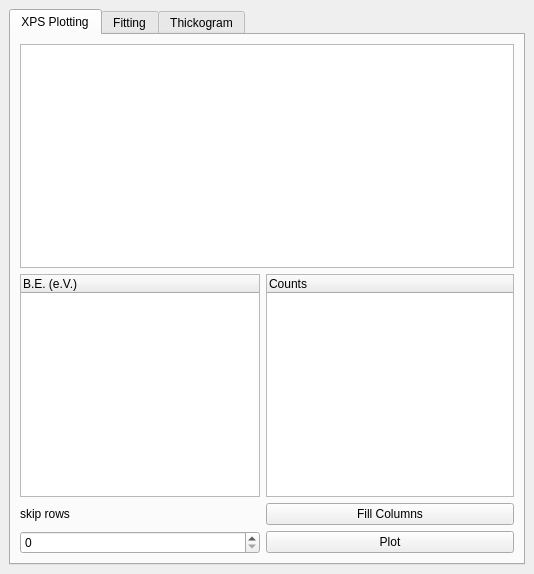
<?xml version="1.0" encoding="UTF-8"?>
<ui version="4.0">
 <class>DockWidget</class>
 <widget class="QDockWidget" name="DockWidget">
  <property name="geometry">
   <rect>
    <x>0</x>
    <y>0</y>
    <width>534</width>
    <height>574</height>
   </rect>
  </property>
  <property name="windowTitle">
   <string>XPS</string>
  </property>
  <widget class="QWidget" name="dockWidgetContents">
   <layout class="QGridLayout" name="gridLayout_7">
    <item row="1" column="0" colspan="4">
     <widget class="QTabWidget" name="tabWidget">
      <property name="currentIndex">
       <number>0</number>
      </property>
      <widget class="QWidget" name="tab">
       <attribute name="title">
        <string>XPS Plotting</string>
       </attribute>
       <layout class="QGridLayout" name="gridLayout">
        <item row="3" column="2">
         <widget class="QPushButton" name="plot_pb">
          <property name="text">
           <string>Plot</string>
          </property>
         </widget>
        </item>
        <item row="1" column="2">
         <widget class="QTreeWidget" name="tw_y">
          <column>
           <property name="text">
            <string>Counts</string>
           </property>
          </column>
         </widget>
        </item>
        <item row="2" column="2">
         <widget class="QPushButton" name="fill_cols_pb">
          <property name="text">
           <string>Fill Columns</string>
          </property>
         </widget>
        </item>
        <item row="0" column="0" colspan="3">
         <widget class="QTreeView" name="XPS_treeView">
          <property name="maximumSize">
           <size>
            <width>1000</width>
            <height>16777215</height>
           </size>
          </property>
         </widget>
        </item>
        <item row="1" column="0" colspan="2">
         <widget class="QTreeWidget" name="tw_x">
          <column>
           <property name="text">
            <string>B.E. (e.V.)</string>
           </property>
          </column>
         </widget>
        </item>
        <item row="3" column="0" colspan="2">
         <widget class="QSpinBox" name="skip_rows_sb"/>
        </item>
        <item row="2" column="0" colspan="2">
         <widget class="QLabel" name="label_2">
          <property name="text">
           <string>skip rows</string>
          </property>
         </widget>
        </item>
       </layout>
      </widget>
      <widget class="QWidget" name="tab_13">
       <attribute name="title">
        <string>Fitting</string>
       </attribute>
       <layout class="QGridLayout" name="gridLayout_8">
        <item row="3" column="3">
         <widget class="QLabel" name="label">
          <property name="text">
           <string>Offset</string>
          </property>
         </widget>
        </item>
        <item row="7" column="4">
         <widget class="QPushButton" name="fit_pb">
          <property name="maximumSize">
           <size>
            <width>16777215</width>
            <height>16777215</height>
           </size>
          </property>
          <property name="text">
           <string>Fit</string>
          </property>
         </widget>
        </item>
        <item row="3" column="1">
         <widget class="QSpinBox" name="num_peaks_sb">
          <property name="maximumSize">
           <size>
            <width>80</width>
            <height>16777215</height>
           </size>
          </property>
          <property name="minimum">
           <number>1</number>
          </property>
         </widget>
        </item>
        <item row="6" column="0" colspan="5">
         <widget class="QTextEdit" name="fit_report_TE"/>
        </item>
        <item row="3" column="2">
         <widget class="QComboBox" name="fit_shape_cb">
          <item>
           <property name="text">
            <string>Voigt</string>
           </property>
          </item>
          <item>
           <property name="text">
            <string>Gaussian</string>
           </property>
          </item>
          <item>
           <property name="text">
            <string>Lorentz</string>
           </property>
          </item>
         </widget>
        </item>
        <item row="3" column="0">
         <widget class="QLabel" name="label_44">
          <property name="maximumSize">
           <size>
            <width>80</width>
            <height>16777215</height>
           </size>
          </property>
          <property name="text">
           <string>Num of Peaks</string>
          </property>
         </widget>
        </item>
        <item row="5" column="0" colspan="5">
         <widget class="QTableWidget" name="tableWidget">
          <property name="rowCount">
           <number>10</number>
          </property>
          <property name="columnCount">
           <number>5</number>
          </property>
          <row>
           <property name="text">
            <string>Amp</string>
           </property>
          </row>
          <row>
           <property name="text">
            <string>Amp Low</string>
           </property>
          </row>
          <row>
           <property name="text">
            <string>Amp High</string>
           </property>
          </row>
          <row>
           <property name="text">
            <string>Cen</string>
           </property>
          </row>
          <row>
           <property name="text">
            <string>Cen Low</string>
           </property>
          </row>
          <row>
           <property name="text">
            <string>Cen High</string>
           </property>
          </row>
          <row>
           <property name="text">
            <string>Sigma</string>
           </property>
          </row>
          <row>
           <property name="text">
            <string>Sigma Low</string>
           </property>
          </row>
          <row>
           <property name="text">
            <string>Sigma High</string>
           </property>
          </row>
          <row>
           <property name="text">
            <string>Type</string>
           </property>
          </row>
          <column>
           <property name="text">
            <string>Peak 1</string>
           </property>
          </column>
          <column>
           <property name="text">
            <string>Peak 2</string>
           </property>
          </column>
          <column>
           <property name="text">
            <string>Peak 3</string>
           </property>
          </column>
          <column>
           <property name="text">
            <string>Peak 4</string>
           </property>
          </column>
          <column>
           <property name="text">
            <string>Peak 5</string>
           </property>
          </column>
         </widget>
        </item>
        <item row="3" column="4">
         <widget class="QLineEdit" name="offset_LE">
          <property name="text">
           <string>0</string>
          </property>
         </widget>
        </item>
        <item row="7" column="0" colspan="2">
         <widget class="QPushButton" name="plot_curr_pb">
          <property name="maximumSize">
           <size>
            <width>16777215</width>
            <height>16777215</height>
           </size>
          </property>
          <property name="text">
           <string>Plot Curr</string>
          </property>
         </widget>
        </item>
        <item row="7" column="2" colspan="2">
         <widget class="QPushButton" name="shirley_pb">
          <property name="maximumSize">
           <size>
            <width>16777215</width>
            <height>16777215</height>
           </size>
          </property>
          <property name="text">
           <string>Shirley</string>
          </property>
         </widget>
        </item>
       </layout>
      </widget>
      <widget class="QWidget" name="tab_14">
       <attribute name="title">
        <string>Thickogram</string>
       </attribute>
       <layout class="QGridLayout" name="gridLayout_10">
        <item row="0" column="0" colspan="2">
         <widget class="QGraphicsView" name="graphicsView"/>
        </item>
        <item row="2" column="1">
         <widget class="QPushButton" name="pushButton">
          <property name="text">
           <string>Go</string>
          </property>
         </widget>
        </item>
        <item row="1" column="1">
         <widget class="QTableWidget" name="tableWidget_2">
          <property name="maximumSize">
           <size>
            <width>16777215</width>
            <height>145</height>
           </size>
          </property>
          <row>
           <property name="text">
            <string>Layer 1</string>
           </property>
          </row>
          <row>
           <property name="text">
            <string>Layer 2</string>
           </property>
          </row>
          <row>
           <property name="text">
            <string>Layer 3</string>
           </property>
          </row>
          <row>
           <property name="text">
            <string>Substrate</string>
           </property>
          </row>
          <column>
           <property name="text">
            <string>Intenisty</string>
           </property>
          </column>
          <column>
           <property name="text">
            <string>IMFP</string>
           </property>
          </column>
          <column>
           <property name="text">
            <string>R.S.F.</string>
           </property>
          </column>
          <column>
           <property name="text">
            <string># Density</string>
           </property>
          </column>
          <column>
           <property name="text">
            <string>K.E.</string>
           </property>
          </column>
          <item row="0" column="0">
           <property name="text">
            <string>1</string>
           </property>
          </item>
          <item row="0" column="1">
           <property name="text">
            <string>30</string>
           </property>
          </item>
          <item row="0" column="2">
           <property name="text">
            <string>4</string>
           </property>
          </item>
          <item row="0" column="3">
           <property name="text">
            <string>5</string>
           </property>
          </item>
          <item row="0" column="4">
           <property name="text">
            <string>285</string>
           </property>
          </item>
          <item row="1" column="0">
           <property name="text">
            <string>0</string>
           </property>
          </item>
          <item row="1" column="1">
           <property name="text">
            <string>0</string>
           </property>
          </item>
          <item row="1" column="2">
           <property name="text">
            <string>0</string>
           </property>
          </item>
          <item row="1" column="3">
           <property name="text">
            <string>0</string>
           </property>
          </item>
          <item row="1" column="4">
           <property name="text">
            <string>101</string>
           </property>
          </item>
          <item row="2" column="0">
           <property name="text">
            <string>0</string>
           </property>
          </item>
          <item row="2" column="1">
           <property name="text">
            <string>0</string>
           </property>
          </item>
          <item row="2" column="2">
           <property name="text">
            <string>0</string>
           </property>
          </item>
          <item row="2" column="3">
           <property name="text">
            <string>0</string>
           </property>
          </item>
          <item row="2" column="4">
           <property name="text">
            <string>101</string>
           </property>
          </item>
          <item row="3" column="0">
           <property name="text">
            <string>1000</string>
           </property>
          </item>
          <item row="3" column="1">
           <property name="text">
            <string>30</string>
           </property>
          </item>
          <item row="3" column="2">
           <property name="text">
            <string>4</string>
           </property>
          </item>
          <item row="3" column="3">
           <property name="text">
            <string>5</string>
           </property>
          </item>
          <item row="3" column="4">
           <property name="text">
            <string>99</string>
           </property>
          </item>
         </widget>
        </item>
       </layout>
      </widget>
     </widget>
    </item>
   </layout>
  </widget>
 </widget>
 <resources/>
 <connections/>
</ui>
